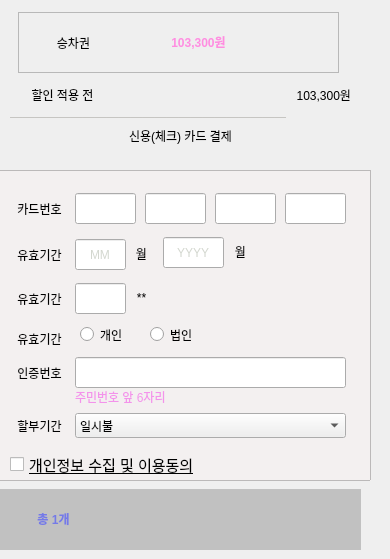
         <widget class="QWidget" name="page_6">
          <widget class="QFrame" name="frame_8">
           <property name="geometry">
            <rect>
             <x>18</x>
             <y>12</y>
             <width>321</width>
             <height>61</height>
            </rect>
           </property>
           <property name="frameShape">
            <enum>QFrame::StyledPanel</enum>
           </property>
           <property name="frameShadow">
            <enum>QFrame::Raised</enum>
           </property>
           <widget class="QLabel" name="label_13_j_3">
            <property name="geometry">
             <rect>
              <x>20</x>
              <y>20</y>
              <width>71</width>
              <height>21</height>
             </rect>
            </property>
            <property name="styleSheet">
             <string notr="true">font: 14pt &quot;Ubuntu&quot;;</string>
            </property>
            <property name="text">
             <string>승차권</string>
            </property>
            <property name="alignment">
             <set>Qt::AlignCenter</set>
            </property>
           </widget>
           <widget class="QLabel" name="pay_j_2">
            <property name="geometry">
             <rect>
              <x>110</x>
              <y>10</y>
              <width>141</width>
              <height>40</height>
             </rect>
            </property>
            <property name="styleSheet">
             <string notr="true">color: rgb(255, 141, 225);
font: 18pt &quot;Ubuntu&quot;;
font: bold;</string>
            </property>
            <property name="text">
             <string>103,300원</string>
            </property>
            <property name="alignment">
             <set>Qt::AlignCenter</set>
            </property>
           </widget>
          </widget>
          <widget class="QLabel" name="label_8_j_3">
           <property name="geometry">
            <rect>
             <x>10</x>
             <y>107</y>
             <width>371</width>
             <height>20</height>
            </rect>
           </property>
           <property name="styleSheet">
            <string notr="true">color: rgb(192, 191, 188);</string>
           </property>
           <property name="text">
            <string>―――――――――――――――――――――――</string>
           </property>
          </widget>
          <widget class="QLabel" name="label_4">
           <property name="geometry">
            <rect>
             <x>-10</x>
             <y>170</y>
             <width>381</width>
             <height>311</height>
            </rect>
           </property>
           <property name="styleSheet">
            <string notr="true">background-color: rgb(243, 240, 240);</string>
           </property>
           <property name="frameShape">
            <enum>QFrame::StyledPanel</enum>
           </property>
           <property name="frameShadow">
            <enum>QFrame::Plain</enum>
           </property>
           <property name="lineWidth">
            <number>1</number>
           </property>
           <property name="text">
            <string/>
           </property>
           <property name="margin">
            <number>0</number>
           </property>
          </widget>
          <widget class="QLabel" name="label_21">
           <property name="geometry">
            <rect>
             <x>150</x>
             <y>142</y>
             <width>61</width>
             <height>30</height>
            </rect>
           </property>
           <property name="styleSheet">
            <string notr="true">image: url(:/new/prefix1/down-arrow_1.png);</string>
           </property>
           <property name="text">
            <string/>
           </property>
          </widget>
          <widget class="QLabel" name="pay_j1_2">
           <property name="geometry">
            <rect>
             <x>95</x>
             <y>115</y>
             <width>171</width>
             <height>41</height>
            </rect>
           </property>
           <property name="styleSheet">
            <string notr="true">font: 13pt &quot;Ubuntu&quot;;</string>
           </property>
           <property name="text">
            <string>신용(체크) 카드 결제</string>
           </property>
           <property name="alignment">
            <set>Qt::AlignCenter</set>
           </property>
          </widget>
          <widget class="QLineEdit" name="lineEdit">
           <property name="geometry">
            <rect>
             <x>75</x>
             <y>193</y>
             <width>61</width>
             <height>31</height>
            </rect>
           </property>
           <property name="text">
            <string/>
           </property>
           <property name="alignment">
            <set>Qt::AlignCenter</set>
           </property>
          </widget>
          <widget class="QLineEdit" name="lineEdit_2">
           <property name="geometry">
            <rect>
             <x>145</x>
             <y>193</y>
             <width>61</width>
             <height>31</height>
            </rect>
           </property>
           <property name="text">
            <string/>
           </property>
           <property name="alignment">
            <set>Qt::AlignCenter</set>
           </property>
          </widget>
          <widget class="QLineEdit" name="lineEdit_3">
           <property name="geometry">
            <rect>
             <x>215</x>
             <y>193</y>
             <width>61</width>
             <height>31</height>
            </rect>
           </property>
           <property name="text">
            <string/>
           </property>
           <property name="alignment">
            <set>Qt::AlignCenter</set>
           </property>
          </widget>
          <widget class="QLineEdit" name="lineEdit_4">
           <property name="geometry">
            <rect>
             <x>285</x>
             <y>193</y>
             <width>61</width>
             <height>31</height>
            </rect>
           </property>
           <property name="text">
            <string/>
           </property>
           <property name="alignment">
            <set>Qt::AlignCenter</set>
           </property>
          </widget>
          <widget class="QLabel" name="label_22">
           <property name="geometry">
            <rect>
             <x>6</x>
             <y>193</y>
             <width>67</width>
             <height>31</height>
            </rect>
           </property>
           <property name="text">
            <string>카드번호</string>
           </property>
           <property name="alignment">
            <set>Qt::AlignCenter</set>
           </property>
          </widget>
          <widget class="QLabel" name="label_23">
           <property name="geometry">
            <rect>
             <x>6</x>
             <y>239</y>
             <width>67</width>
             <height>31</height>
            </rect>
           </property>
           <property name="text">
            <string>유효기간</string>
           </property>
           <property name="alignment">
            <set>Qt::AlignCenter</set>
           </property>
          </widget>
          <widget class="QLineEdit" name="lineEdit_5">
           <property name="geometry">
            <rect>
             <x>75</x>
             <y>239</y>
             <width>51</width>
             <height>31</height>
            </rect>
           </property>
           <property name="styleSheet">
            <string notr="true">color: rgb(211, 215, 207);</string>
           </property>
           <property name="text">
            <string>MM</string>
           </property>
           <property name="alignment">
            <set>Qt::AlignCenter</set>
           </property>
          </widget>
          <widget class="QLabel" name="label_24">
           <property name="geometry">
            <rect>
             <x>116</x>
             <y>238</y>
             <width>51</width>
             <height>31</height>
            </rect>
           </property>
           <property name="text">
            <string>월</string>
           </property>
           <property name="alignment">
            <set>Qt::AlignCenter</set>
           </property>
          </widget>
          <widget class="QLabel" name="label_25">
           <property name="geometry">
            <rect>
             <x>215</x>
             <y>236</y>
             <width>51</width>
             <height>31</height>
            </rect>
           </property>
           <property name="text">
            <string>월</string>
           </property>
           <property name="alignment">
            <set>Qt::AlignCenter</set>
           </property>
          </widget>
          <widget class="QLineEdit" name="lineEdit_6">
           <property name="geometry">
            <rect>
             <x>163</x>
             <y>237</y>
             <width>61</width>
             <height>31</height>
            </rect>
           </property>
           <property name="styleSheet">
            <string notr="true">color: rgb(211, 215, 207);</string>
           </property>
           <property name="text">
            <string>YYYY</string>
           </property>
           <property name="alignment">
            <set>Qt::AlignCenter</set>
           </property>
          </widget>
          <widget class="QLabel" name="label_26">
           <property name="geometry">
            <rect>
             <x>116</x>
             <y>282</y>
             <width>51</width>
             <height>31</height>
            </rect>
           </property>
           <property name="text">
            <string>**</string>
           </property>
           <property name="alignment">
            <set>Qt::AlignCenter</set>
           </property>
          </widget>
          <widget class="QLabel" name="label_27">
           <property name="geometry">
            <rect>
             <x>6</x>
             <y>283</y>
             <width>67</width>
             <height>31</height>
            </rect>
           </property>
           <property name="text">
            <string>유효기간</string>
           </property>
           <property name="alignment">
            <set>Qt::AlignCenter</set>
           </property>
          </widget>
          <widget class="QLineEdit" name="lineEdit_7">
           <property name="geometry">
            <rect>
             <x>75</x>
             <y>283</y>
             <width>51</width>
             <height>31</height>
            </rect>
           </property>
           <property name="styleSheet">
            <string notr="true">color: rgb(211, 215, 207);</string>
           </property>
           <property name="text">
            <string/>
           </property>
           <property name="alignment">
            <set>Qt::AlignCenter</set>
           </property>
          </widget>
          <widget class="QLabel" name="label_28">
           <property name="geometry">
            <rect>
             <x>6</x>
             <y>323</y>
             <width>67</width>
             <height>31</height>
            </rect>
           </property>
           <property name="text">
            <string>유효기간</string>
           </property>
           <property name="alignment">
            <set>Qt::AlignCenter</set>
           </property>
          </widget>
          <widget class="QRadioButton" name="radioButton11">
           <property name="geometry">
            <rect>
             <x>80</x>
             <y>323</y>
             <width>92</width>
             <height>23</height>
            </rect>
           </property>
           <property name="text">
            <string>개인</string>
           </property>
          </widget>
          <widget class="QRadioButton" name="radioButton12">
           <property name="geometry">
            <rect>
             <x>150</x>
             <y>323</y>
             <width>92</width>
             <height>23</height>
            </rect>
           </property>
           <property name="text">
            <string>법인</string>
           </property>
          </widget>
          <widget class="QLineEdit" name="lineEdit_8">
           <property name="geometry">
            <rect>
             <x>75</x>
             <y>357</y>
             <width>271</width>
             <height>31</height>
            </rect>
           </property>
           <property name="styleSheet">
            <string notr="true">color: rgb(211, 215, 207);</string>
           </property>
           <property name="text">
            <string/>
           </property>
           <property name="alignment">
            <set>Qt::AlignCenter</set>
           </property>
          </widget>
          <widget class="QLabel" name="label_29">
           <property name="geometry">
            <rect>
             <x>6</x>
             <y>357</y>
             <width>67</width>
             <height>31</height>
            </rect>
           </property>
           <property name="text">
            <string>인증번호</string>
           </property>
           <property name="alignment">
            <set>Qt::AlignCenter</set>
           </property>
          </widget>
          <widget class="QLabel" name="label_30">
           <property name="geometry">
            <rect>
             <x>75</x>
             <y>381</y>
             <width>141</width>
             <height>31</height>
            </rect>
           </property>
           <property name="font">
            <font>
             <pointsize>9</pointsize>
            </font>
           </property>
           <property name="styleSheet">
            <string notr="true">color: rgb(243, 147, 235);</string>
           </property>
           <property name="text">
            <string>주민번호 앞 6자리</string>
           </property>
           <property name="alignment">
            <set>Qt::AlignLeading|Qt::AlignLeft|Qt::AlignVCenter</set>
           </property>
          </widget>
          <widget class="QLabel" name="label_20_j_3">
           <property name="geometry">
            <rect>
             <x>250</x>
             <y>510</y>
             <width>101</width>
             <height>21</height>
            </rect>
           </property>
           <property name="styleSheet">
            <string notr="true">color: rgb(255, 255, 255);
font: 13pt &quot;Ubuntu&quot;;
font: bold;</string>
           </property>
           <property name="text">
            <string/>
           </property>
           <property name="alignment">
            <set>Qt::AlignCenter</set>
           </property>
          </widget>
          <widget class="QLabel" name="label_18_j_3">
           <property name="geometry">
            <rect>
             <x>0</x>
             <y>489</y>
             <width>361</width>
             <height>61</height>
            </rect>
           </property>
           <property name="styleSheet">
            <string notr="true">background-color: rgba(180, 180, 180, 200);</string>
           </property>
           <property name="text">
            <string/>
           </property>
          </widget>
          <widget class="QLabel" name="label_19_j_3">
           <property name="geometry">
            <rect>
             <x>20</x>
             <y>510</y>
             <width>67</width>
             <height>17</height>
            </rect>
           </property>
           <property name="styleSheet">
            <string notr="true">color: rgb(116,122,232);
font: 13pt &quot;Ubuntu&quot;;
font: bold;</string>
           </property>
           <property name="text">
            <string>총 1개</string>
           </property>
           <property name="alignment">
            <set>Qt::AlignCenter</set>
           </property>
          </widget>
          <widget class="QCheckBox" name="checkBox">
           <property name="geometry">
            <rect>
             <x>10</x>
             <y>453</y>
             <width>341</width>
             <height>23</height>
            </rect>
           </property>
           <property name="font">
            <font>
             <pointsize>11</pointsize>
             <italic>false</italic>
             <underline>true</underline>
            </font>
           </property>
           <property name="text">
            <string>개인정보 수집 및 이용동의</string>
           </property>
          </widget>
          <widget class="QLabel" name="label_31">
           <property name="geometry">
            <rect>
             <x>6</x>
             <y>410</y>
             <width>67</width>
             <height>31</height>
            </rect>
           </property>
           <property name="text">
            <string>할부기간</string>
           </property>
           <property name="alignment">
            <set>Qt::AlignCenter</set>
           </property>
          </widget>
          <widget class="QComboBox" name="comboBox">
           <property name="geometry">
            <rect>
             <x>75</x>
             <y>413</y>
             <width>271</width>
             <height>25</height>
            </rect>
           </property>
           <item>
            <property name="text">
             <string>일시불</string>
            </property>
           </item>
           <item>
            <property name="text">
             <string>2개월</string>
            </property>
           </item>
           <item>
            <property name="text">
             <string>3개월</string>
            </property>
           </item>
          </widget>
          <widget class="QLabel" name="label_15_j_2">
           <property name="geometry">
            <rect>
             <x>7</x>
             <y>84</y>
             <width>111</width>
             <height>21</height>
            </rect>
           </property>
           <property name="styleSheet">
            <string notr="true">font: 13pt &quot;Ubuntu&quot;;</string>
           </property>
           <property name="text">
            <string>할인 적용 전</string>
           </property>
           <property name="alignment">
            <set>Qt::AlignCenter</set>
           </property>
          </widget>
          <widget class="QLabel" name="label_16_j_2">
           <property name="geometry">
            <rect>
             <x>170</x>
             <y>84</y>
             <width>181</width>
             <height>21</height>
            </rect>
           </property>
           <property name="styleSheet">
            <string notr="true">font: 13pt &quot;Ubuntu&quot;;</string>
           </property>
           <property name="text">
            <string>103,300원</string>
           </property>
           <property name="alignment">
            <set>Qt::AlignRight|Qt::AlignTrailing|Qt::AlignVCenter</set>
           </property>
          </widget>
         </widget>
